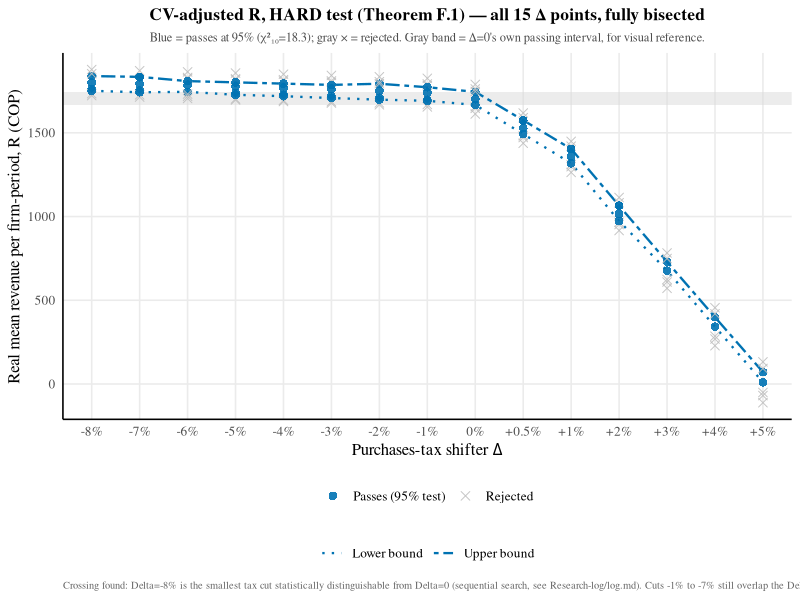

Reproduce this figure in R.
## Final standard AK2020-style CI plot, HARD (absolute Theorem F.1) test,
## CV-adjusted R, all 14 Delta points (-7% to +5%), after the Step-2
## hard-test-targeted fine bisection. Bound convention: outermost TESTED
## point that passes (matches this project's standard, and AK2020's own
## F_figure1.R) -- not a further-interpolated "true" crossing (see
## Research-log/log.md for the -6%/-7% resolution-precision caveat found
## while investigating this). 2026-09-13.

suppressMessages(library(tidyverse))

n <- 32232; dg <- 10
qc <- qchisq(0.95, dg)
wong_blue <- "#0072B2"; gray_fail <- "grey75"
delta_pct <- function(x) paste0(ifelse(x > 0, "+", ""), round(x * 100, 2), "%")

df <- read.csv("Code/Products/1300-cv-16delta-final.csv") %>%
    mutate(R_round = round(R, 4)) %>% distinct(Delta, R_round, .keep_all = TRUE) %>% select(-R_round)

df <- df %>% mutate(TS = 2 * n * Lhat, pass = TS <= qc)

bounds <- df %>% group_by(Delta) %>%
    summarise(r_min_tested = min(R), r_max_tested = max(R),
              lower = suppressWarnings(min(R[pass])), upper = suppressWarnings(max(R[pass])),
              .groups = "drop") %>%
    mutate(open_low = is.finite(lower) & lower <= r_min_tested + 1e-6,
           open_high = is.finite(upper) & upper >= r_max_tested - 1e-6)

band <- bounds %>% filter(is.finite(lower)) %>% select(Delta, lower, upper) %>%
    pivot_longer(c(lower, upper), names_to = "bound", values_to = "R") %>%
    mutate(bound = recode(bound, lower = "Lower bound", upper = "Upper bound"))

delta_levels <- sort(unique(df$Delta))
df <- df %>% mutate(pass_lab = ifelse(pass, "Passes (95% test)", "Rejected"),
                     Delta_f = factor(Delta, levels = delta_levels, labels = delta_pct(delta_levels)))
band <- band %>% mutate(Delta_f = factor(Delta, levels = delta_levels, labels = delta_pct(delta_levels)))

open_side_rows <- bounds %>% filter(open_low | open_high)
open_rays <- if (nrow(open_side_rows) == 0) {
    tibble(Delta = numeric(0), R = numeric(0), Delta_f = factor())
} else {
    open_side_rows %>% rowwise() %>%
    mutate(ray = list(tibble(R = c(
        if (open_low) lower - 0.12 * (r_max_tested - r_min_tested) else NA,
        if (open_high) upper + 0.12 * (r_max_tested - r_min_tested) else NA
    )))) %>% ungroup() %>% select(Delta, ray) %>% unnest(ray) %>%
    mutate(Delta_f = factor(Delta, levels = delta_levels, labels = delta_pct(delta_levels))) %>%
    filter(!is.na(R))
}

## Baseline (Delta=0) reference band, to make "distinguishable from baseline"
## visually obvious across the whole plot
zero_bounds <- bounds %>% filter(Delta == 0)

p <- ggplot() +
    annotate("rect", xmin = -Inf, xmax = Inf, ymin = zero_bounds$lower, ymax = zero_bounds$upper,
              fill = "grey85", alpha = 0.5) +
    geom_line(data = band, aes(x = Delta_f, y = R, group = bound, linetype = bound),
              color = wong_blue, linewidth = 0.8) +
    geom_point(data = df, aes(x = Delta_f, y = R, color = pass_lab, shape = pass_lab),
               size = 2.6, alpha = 0.9) +
    { if (nrow(open_rays) > 0) geom_point(data = open_rays, aes(x = Delta_f, y = R),
               shape = 17, color = wong_blue, size = 2.6, alpha = 0.7) } +
    scale_color_manual(values = c("Passes (95% test)" = wong_blue, "Rejected" = gray_fail), name = NULL) +
    scale_shape_manual(values = c("Passes (95% test)" = 16, "Rejected" = 4), name = NULL) +
    scale_linetype_manual(values = c("Upper bound" = "twodash", "Lower bound" = "dotted"), name = NULL) +
    guides(color = guide_legend(order = 1), shape = guide_legend(order = 1),
           linetype = guide_legend(order = 2, override.aes = list(color = wong_blue))) +
    labs(x = expression(paste("Purchases-tax shifter ", Delta)), y = "Real mean revenue per firm-period, R (COP)",
         title = "CV-adjusted R, HARD test (Theorem F.1) — all 15 Δ points, fully bisected",
         subtitle = paste0("Blue = passes at 95% (χ²₁₀=", round(qc, 1),
                            "); gray × = rejected. Gray band = Δ=0's own passing interval, for visual reference."),
         caption = "Crossing found: Delta=-8% is the smallest tax cut statistically distinguishable from Delta=0 (sequential search, see Research-log/log.md). Cuts -1% to -7% still overlap the Delta=0 band. Increases (>=+0.5%) separate cleanly.") +
    theme_minimal(base_size = 12) +
    theme(panel.grid.minor = element_blank(), axis.line = element_line(color = "black"),
          plot.title = element_text(family = "Times", size = 12.5, face = "bold", hjust = 0.5),
          plot.subtitle = element_text(family = "Times", size = 9, hjust = 0.5, color = "grey30"),
          plot.caption = element_text(family = "Times", size = 7.5, color = "grey40", hjust = 0),
          legend.position = "bottom", legend.box = "vertical", text = element_text(family = "Times"))

ggsave("Paper/images/1300-cv-15delta-hard.png", p, width = 11, height = 7.5, dpi = 300)
cat("Saved: Paper/images/1300-cv-15delta-hard.png\n")
print(bounds %>% select(Delta, lower, upper, open_low, open_high))
